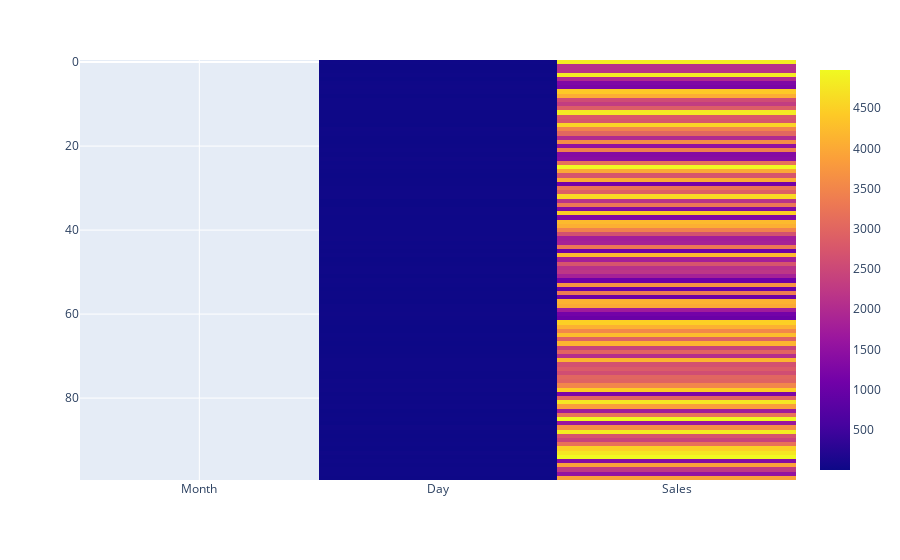

The cell this chart's notebook holds for it:
### Code cell
px.imshow(df)

### Figure 1 — Plotly figure (JSON) as saved in the notebook; plotly's stock layout.template omitted (floating-point values rounded to 4 significant figures; data arrays with more than 128 entries replaced by an {"elided": "..."} marker saying what was removed)
{"data": [{"coloraxis": "coloraxis", "hovertemplate": "x: %{x}<br>y: %{y}<br>color: %{z}<extra></extra>", "name": "0", "type": "heatmap", "x": ["Month", "Day", "Sales"], "xaxis": "x", "y": [0, 1, 2, 3, 4, 5, 6, 7, 8, 9, 10, 11, 12, 13, 14, 15, 16, 17, 18, 19, 20, 21, 22, 23, 24, 25, 26, 27, 28, 29, 30, 31, 32, 33, 34, 35, 36, 37, 38, 39, 40, 41, 42, 43, 44, 45, 46, 47, 48, 49, 50, 51, 52, 53, 54, 55, 56, 57, 58, 59, 60, 61, 62, 63, 64, 65, 66, 67, 68, 69, 70, 71, 72, 73, 74, 75, 76, 77, 78, 79, 80, 81, 82, 83, 84, 85, 86, 87, 88, 89, 90, 91, 92, 93, 94, 95, 96, 97, 98, 99], "yaxis": "y", "z": {"elided": "100x3 mixed values"}}], "layout": {"autosize": true, "coloraxis": {"colorscale": [[0, "#0d0887"], [0.1111, "#46039f"], [0.2222, "#7201a8"], [0.3333, "#9c179e"], [0.4444, "#bd3786"], [0.5556, "#d8576b"], [0.6667, "#ed7953"], [0.7778, "#fb9f3a"], [0.8889, "#fdca26"], [1, "#f0f921"]]}, "margin": {"t": 60}, "xaxis": {"anchor": "y", "autorange": true, "constrain": "domain", "domain": [0, 1], "range": [-0.5, 2.5], "scaleanchor": "y", "type": "category"}, "yaxis": {"anchor": "x", "autorange": true, "constrain": "domain", "domain": [0, 1], "range": [99.5, -0.5], "type": "linear"}}}
